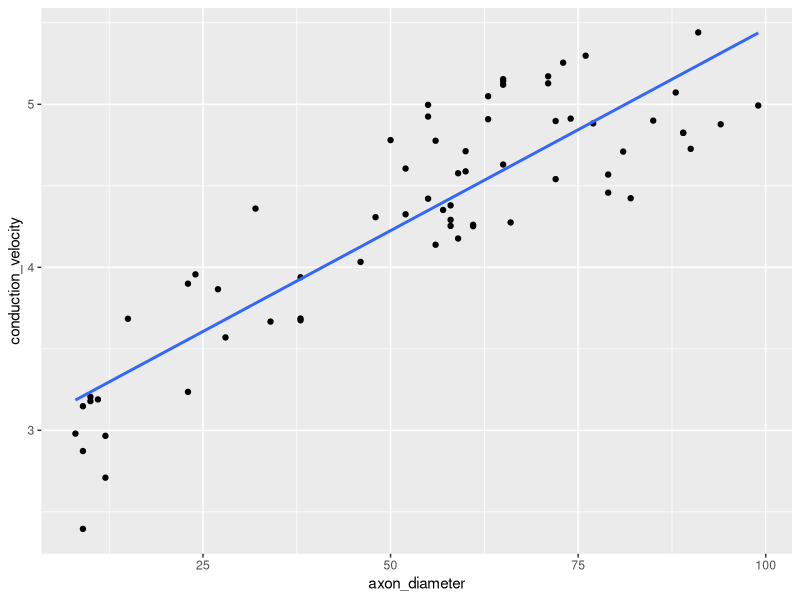
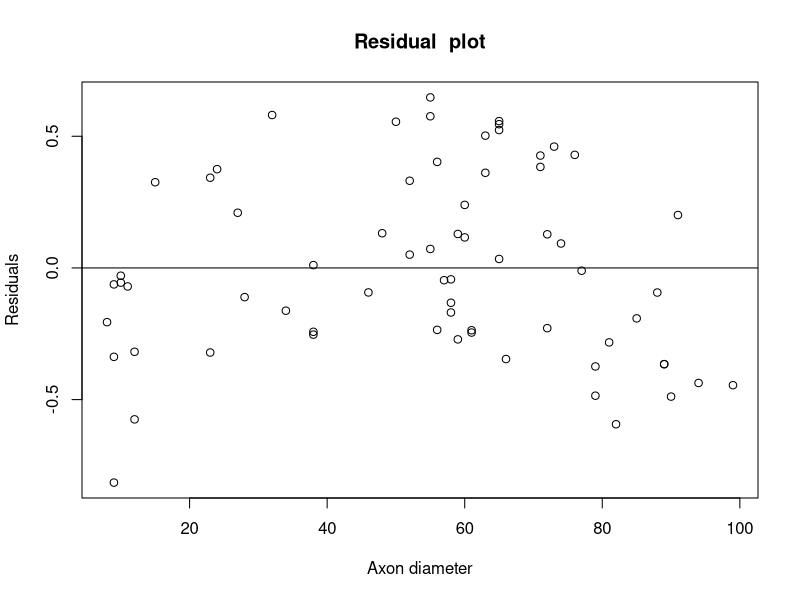

Generate these figures, in order, with R: (Note: this script raises an error after producing the figures.)
dragon_neurons <- read.csv('dragon_neurons.csv')
head(dragon_neurons)

ols.lm <- lm(formula = conduction_velocity ~ axon_diameter, data = dragon_neurons)
ols.lm

library(ggplot2)

ggplot(dragon_neurons, aes(x=axon_diameter, y=conduction_velocity)) + 
  geom_point() + 
  geom_smooth(method = "lm", se = FALSE)

ols.res <- resid(ols.lm)

plot(dragon_neurons$axon_diameter, ols.res, ylab='Residuals', xlab='Axon diameter',
     main='Residual  plot')
abline(0, 0)

van_model <- dragon_neurons[c('axon_diameter' ,'conduction_velocity')]

# Find the center and covariance
van_model.center <- colMeans(van_model)
van_model.cov <- cov(van_model)

# Find the radius of the ellipse
van_model.rad <- sqrt(qchisq(p=0.95, df=ncol(van_model)))

# Find the ellipse coordinates
ellipse <- car::ellipse(center=van_model.center, shape=van_model.cov, radius=log_model.rad, segments=150, draw=FALSE)

#Plot the ellipse
ellipse <- as.data.frame(ellipse)
colnames(ellipse) <- colnames(van_model)

ggplot(van_model , aes(x=axon_diameter, y=conduction_velocity)) +
  geom_point(size = 2) +
  geom_polygon(data=ellipse , fill="yellow", color="yellow", alpha=0.5) +
  geom_point(aes(van_model.center[1] , van_model.center[2]) , size=5 , color="magenta") +
  geom_text(aes(label=row.names(van_model)), hjust=1, vjust=-1.5, size=2.5)

